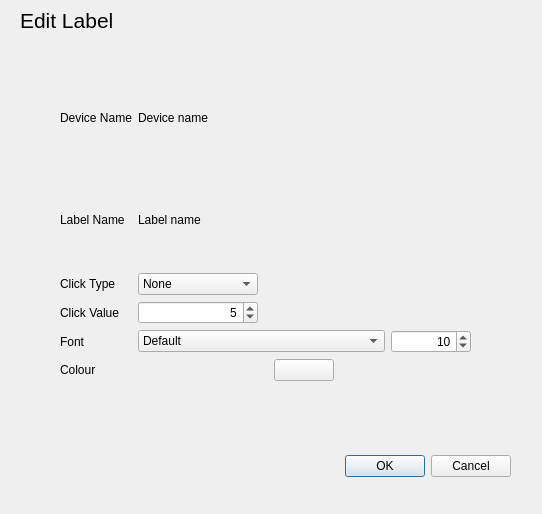
<?xml version="1.0" encoding="UTF-8"?>
<ui version="4.0">
 <class>Dialog</class>
 <widget class="QDialog" name="Dialog">
  <property name="geometry">
   <rect>
    <x>0</x>
    <y>0</y>
    <width>542</width>
    <height>514</height>
   </rect>
  </property>
  <property name="windowTitle">
   <string>Dialog</string>
  </property>
  <widget class="QDialogButtonBox" name="buttonBox">
   <property name="geometry">
    <rect>
     <x>170</x>
     <y>450</y>
     <width>341</width>
     <height>32</height>
    </rect>
   </property>
   <property name="orientation">
    <enum>Qt::Horizontal</enum>
   </property>
   <property name="standardButtons">
    <set>QDialogButtonBox::Cancel|QDialogButtonBox::Ok</set>
   </property>
  </widget>
  <widget class="QLabel" name="label">
   <property name="geometry">
    <rect>
     <x>20</x>
     <y>0</y>
     <width>181</width>
     <height>41</height>
    </rect>
   </property>
   <property name="font">
    <font>
     <pointsize>16</pointsize>
    </font>
   </property>
   <property name="text">
    <string>Edit Label</string>
   </property>
  </widget>
  <widget class="QWidget" name="gridLayoutWidget">
   <property name="geometry">
    <rect>
     <x>60</x>
     <y>70</y>
     <width>411</width>
     <height>311</height>
    </rect>
   </property>
   <layout class="QGridLayout" name="gridLayout">
    <item row="5" column="1">
     <layout class="QHBoxLayout" name="horizontalLayout_2">
      <item>
       <widget class="QSpinBox" name="labelClickValueBox">
        <property name="minimumSize">
         <size>
          <width>120</width>
          <height>0</height>
         </size>
        </property>
        <property name="alignment">
         <set>Qt::AlignRight|Qt::AlignTrailing|Qt::AlignVCenter</set>
        </property>
        <property name="minimum">
         <number>2</number>
        </property>
        <property name="value">
         <number>5</number>
        </property>
       </widget>
      </item>
      <item>
       <spacer name="horizontalSpacer">
        <property name="orientation">
         <enum>Qt::Horizontal</enum>
        </property>
        <property name="sizeHint" stdset="0">
         <size>
          <width>40</width>
          <height>20</height>
         </size>
        </property>
       </spacer>
      </item>
     </layout>
    </item>
    <item row="4" column="1">
     <layout class="QHBoxLayout" name="horizontalLayout_3">
      <item>
       <widget class="QComboBox" name="clickTypeCombo">
        <property name="minimumSize">
         <size>
          <width>120</width>
          <height>0</height>
         </size>
        </property>
        <item>
         <property name="text">
          <string>None</string>
         </property>
        </item>
        <item>
         <property name="text">
          <string>Toggle</string>
         </property>
        </item>
       </widget>
      </item>
      <item>
       <spacer name="horizontalSpacer_2">
        <property name="orientation">
         <enum>Qt::Horizontal</enum>
        </property>
        <property name="sizeHint" stdset="0">
         <size>
          <width>40</width>
          <height>20</height>
         </size>
        </property>
       </spacer>
      </item>
     </layout>
    </item>
    <item row="7" column="0">
     <widget class="QLabel" name="label_4">
      <property name="text">
       <string>Font</string>
      </property>
     </widget>
    </item>
    <item row="3" column="0">
     <widget class="QLabel" name="label_2">
      <property name="text">
       <string>Label Name</string>
      </property>
     </widget>
    </item>
    <item row="9" column="0">
     <widget class="QLabel" name="label_6">
      <property name="text">
       <string>Colour</string>
      </property>
     </widget>
    </item>
    <item row="5" column="0">
     <widget class="QLabel" name="label_5">
      <property name="text">
       <string>Click Value</string>
      </property>
     </widget>
    </item>
    <item row="2" column="1">
     <widget class="QLabel" name="devNameText">
      <property name="text">
       <string>Device name</string>
      </property>
     </widget>
    </item>
    <item row="3" column="1">
     <widget class="QLabel" name="labelNameText">
      <property name="text">
       <string>Label name</string>
      </property>
     </widget>
    </item>
    <item row="2" column="0">
     <widget class="QLabel" name="devNameLabel">
      <property name="text">
       <string>Device Name</string>
      </property>
     </widget>
    </item>
    <item row="4" column="0">
     <widget class="QLabel" name="label_3">
      <property name="text">
       <string>Click Type</string>
      </property>
     </widget>
    </item>
    <item row="7" column="1">
     <layout class="QHBoxLayout" name="horizontalLayout">
      <item>
       <layout class="QHBoxLayout" name="horizontalLayout_5">
        <item>
         <widget class="QComboBox" name="fontCombo">
          <item>
           <property name="text">
            <string>Default</string>
           </property>
          </item>
         </widget>
        </item>
        <item>
         <widget class="QSpinBox" name="fontSizeBox">
          <property name="sizePolicy">
           <sizepolicy hsizetype="Fixed" vsizetype="Fixed">
            <horstretch>0</horstretch>
            <verstretch>0</verstretch>
           </sizepolicy>
          </property>
          <property name="minimumSize">
           <size>
            <width>80</width>
            <height>0</height>
           </size>
          </property>
          <property name="alignment">
           <set>Qt::AlignRight|Qt::AlignTrailing|Qt::AlignVCenter</set>
          </property>
          <property name="minimum">
           <number>6</number>
          </property>
          <property name="value">
           <number>10</number>
          </property>
         </widget>
        </item>
       </layout>
      </item>
     </layout>
    </item>
    <item row="9" column="1">
     <layout class="QHBoxLayout" name="horizontalLayout_4">
      <item>
       <widget class="QPushButton" name="colorButton">
        <property name="sizePolicy">
         <sizepolicy hsizetype="Fixed" vsizetype="Fixed">
          <horstretch>0</horstretch>
          <verstretch>0</verstretch>
         </sizepolicy>
        </property>
        <property name="minimumSize">
         <size>
          <width>0</width>
          <height>0</height>
         </size>
        </property>
        <property name="maximumSize">
         <size>
          <width>60</width>
          <height>16777215</height>
         </size>
        </property>
        <property name="baseSize">
         <size>
          <width>0</width>
          <height>0</height>
         </size>
        </property>
        <property name="text">
         <string/>
        </property>
       </widget>
      </item>
     </layout>
    </item>
   </layout>
  </widget>
 </widget>
 <resources/>
 <connections>
  <connection>
   <sender>buttonBox</sender>
   <signal>accepted()</signal>
   <receiver>Dialog</receiver>
   <slot>accept()</slot>
   <hints>
    <hint type="sourcelabel">
     <x>248</x>
     <y>254</y>
    </hint>
    <hint type="destinationlabel">
     <x>157</x>
     <y>274</y>
    </hint>
   </hints>
  </connection>
  <connection>
   <sender>buttonBox</sender>
   <signal>rejected()</signal>
   <receiver>Dialog</receiver>
   <slot>reject()</slot>
   <hints>
    <hint type="sourcelabel">
     <x>316</x>
     <y>260</y>
    </hint>
    <hint type="destinationlabel">
     <x>286</x>
     <y>274</y>
    </hint>
   </hints>
  </connection>
 </connections>
</ui>
